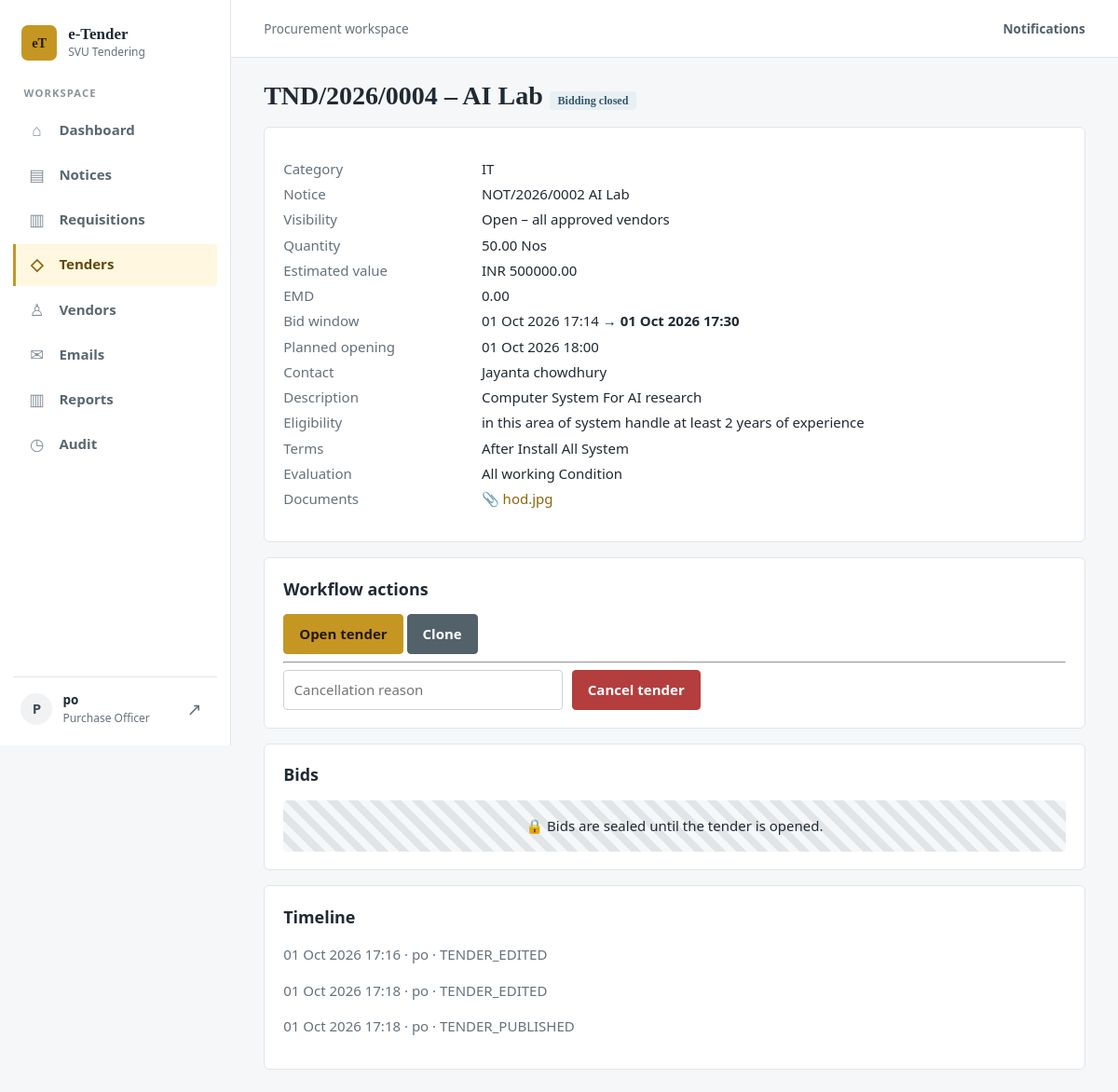
The page /tenders/4/ (signed in) on the database its author committed.
### accounts/models.py (models this page shows, shortened)
class User(AbstractUser):
    class Role(models.TextChoices):
        ADMIN = 'ADMIN', 'Admin'
        PO = 'PO', 'Purchase Officer'
        HOD = 'HOD', 'Head of Department'
        TC = 'TC', 'Technical Committee'
        FC = 'FC', 'Finance Committee'
        CFO = 'CFO', 'CFO'
        VENDOR = 'VENDOR', 'Vendor'
    email = models.EmailField(unique=True)
    role = models.CharField(max_length=10, choices=Role.choices, default=Role.VENDOR)
    phone = models.CharField(max_length=30, blank=True)
    email_verified = models.BooleanField(default=False)
    failed_attempts = models.PositiveIntegerField(default=0)
    locked_until = models.DateTimeField(null=True, blank=True)
    INTERNAL_ROLES = ('ADMIN', 'PO', 'HOD', 'TC', 'FC', 'CFO')

### tenders/models.py (models this page shows, shortened)
class Tender(models.Model):
    class Status(models.TextChoices):
        DRAFT = 'DRAFT', 'Draft'
        PUBLISHED = 'PUBLISHED', 'Published'
        BIDDING_OPEN = 'BIDDING_OPEN', 'Bidding open'
        BIDDING_CLOSED = 'BIDDING_CLOSED', 'Bidding closed'
        OPENED = 'OPENED', 'Opened'
        TECHNICAL_REVIEW = 'TECHNICAL_REVIEW', 'Technical review'
        TECHNICAL_APPROVED = 'TECHNICAL_APPROVED', 'Technically approved'
        FINANCE_REVIEW = 'FINANCE_REVIEW', 'Finance review'
        QUOTATION_VALIDATION = 'QUOTATION_VALIDATION', 'Quotation validation'
        CFO_REVIEW = 'CFO_REVIEW', 'CFO review'
        APPROVED = 'APPROVED', 'Approved (award pending)'
        AWARDED = 'AWARDED', 'Awarded'
        CLOSED = 'CLOSED', 'Closed'
        REJECTED = 'REJECTED', 'Rejected'
        SENT_BACK = 'SENT_BACK', 'Sent back'
        CANCELLED = 'CANCELLED', 'Cancelled'
    class Visibility(models.TextChoices):
        OPEN = 'OPEN', 'Open – all approved vendors'
        LIMITED = 'LIMITED', 'Limited – invited vendors only'
    tender_no = models.CharField(max_length=30, blank=True, unique=True)
    notice = models.ForeignKey(Notice, null=True, blank=True, on_delete=models.PROTECT, related_name='tenders')
    title = models.CharField(max_length=250)
    category = models.CharField(max_length=80)
    description = models.TextField('Description / specification')
    quantity = models.DecimalField(max_digits=14, decimal_places=2, default=1)
    unit = models.CharField(max_length=30, default='Nos')
    estimated_value = models.DecimalField(max_digits=16, decimal_places=2)
    currency = models.CharField(max_length=5, default='INR')
    emd_amount = models.DecimalField('EMD / security deposit', max_digits=14, decimal_places=2, default=0)
    eligibility = models.TextField(blank=True)
    terms = models.TextField('Payment & delivery terms / T&C', blank=True)
    evaluation_criteria = models.TextField(blank=True)
    contact_person = models.CharField(max_length=200, blank=True)
    visibility = models.CharField(max_length=8, choices=Visibility.choices, default=Visibility.OPEN)
    bid_start_at = models.DateTimeField()
    bid_end_at = models.DateTimeField()
    opening_at = models.DateTimeField()
    status = models.CharField(max_length=22, choices=Status.choices, default=Status.DRAFT)
    return_stage = models.CharField(max_length=10, blank=True)   # stage that rejected / sent back
    status_reason = models.TextField(blank=True)
    round = models.PositiveIntegerField(default=0)                # increments on each forward
    created_by = models.ForeignKey(User, on_delete=models.PROTECT, related_name='tenders_created')
    opened_by = models.ForeignKey(User, null=True, blank=True, on_delete=models.PROTECT, related_name='+')
    opened_at = models.DateTimeField(null=True, blank=True)
    created_at = models.DateTimeField(auto_now_add=True)
    class Meta:
        ordering = ['-created_at']
    def save(self, *a, **k):
        super().save(*a, **k)
        if not self.tender_no:
            self.tender_no = f'TND/{timezone.now().year}/{self.pk:04d}'
            super().save(update_fields=['tender_no'])
    def sync_status(self):
        if self.status in (self.Status.PUBLISHED, self.Status.BIDDING_OPEN):
            now = timezone.now()
            new = self.status
            if now >= self.bid_end_at:
                new = self.Status.BIDDING_CLOSED
            elif now >= self.bid_start_at:
                new = self.Status.BIDDING_OPEN
            if new != self.status:
                self.status = new
                self.save(update_fields=['status'])
        return self.status
    @property
    def accepting_bids(self):
        self.sync_status()
        now = timezone.now()
        return (self.status in (self.Status.PUBLISHED, self.Status.BIDDING_OPEN)
                and self.bid_start_at <= now < self.bid_end_at)
    @property
    def can_open(self):
        self.sync_status()
        return self.status == self.Status.BIDDING_CLOSED and timezone.now() >= self.bid_end_at
    @property
    def bids_visible(self):
        return self.opened_at is not None

class Notice(models.Model):
    class Status(models.TextChoices):
        DRAFT = 'DRAFT', 'Draft'
        PUBLISHED = 'PUBLISHED', 'Published'
        ARCHIVED = 'ARCHIVED', 'Archived'
    notice_no = models.CharField(max_length=30, blank=True, unique=True)
    title = models.CharField(max_length=250)
    description = models.TextField()
    status = models.CharField(max_length=10, choices=Status.choices, default=Status.DRAFT)
    attachment = models.FileField(upload_to='notices/', blank=True, validators=[validate_upload])
    created_by = models.ForeignKey(User, on_delete=models.PROTECT, related_name='notices')
    published_by = models.ForeignKey(User, null=True, blank=True, on_delete=models.PROTECT, related_name='+')
    published_at = models.DateTimeField(null=True, blank=True)
    created_at = models.DateTimeField(auto_now_add=True)
    class Meta:
        ordering = ['-created_at']
    def __str__(self):
        return f'{self.notice_no} {self.title}'

class TenderDocument(models.Model):
    tender = models.ForeignKey(Tender, on_delete=models.CASCADE, related_name='documents')
    file = models.FileField(upload_to='tender_docs/', validators=[validate_upload])
    uploaded_by = models.ForeignKey(User, on_delete=models.PROTECT)
    uploaded_at = models.DateTimeField(auto_now_add=True)
    @property
    def name(self):
        return self.file.name.split('/')[-1]

class AuditLog(models.Model):
    actor = models.ForeignKey(User, null=True, on_delete=models.SET_NULL)
    actor_name = models.CharField(max_length=150, blank=True)
    action = models.CharField(max_length=60)
    entity_type = models.CharField(max_length=40, blank=True)
    entity_id = models.CharField(max_length=40, blank=True)
    old_value = models.TextField(blank=True)
    new_value = models.TextField(blank=True)
    ip = models.GenericIPAddressField(null=True, blank=True)
    user_agent = models.CharField(max_length=250, blank=True)
    timestamp = models.DateTimeField(default=timezone.now)
    prev_hash = models.CharField(max_length=64, blank=True)
    hash = models.CharField(max_length=64, blank=True)
    class Meta:
        ordering = ['-id']

### tenders/views.py (the view)
# urls.py: path('tenders/<int:pk>/', v.tender_detail, name='tender_detail'),
@role_required('ADMIN', 'PO', 'HOD', 'TC', 'FC', 'CFO', 'VENDOR')
def tender_detail(request, pk):
    t = get_tender(request, pk)
    u = request.user
    ctx = {'t': t, 'extend_form': ExtendForm()}
    if u.role == 'VENDOR':
        TenderInvite.objects.filter(tender=t, vendor=u.vendor, viewed_at__isnull=True).update(viewed_at=timezone.now())
        ctx['my_bid'] = Bid.objects.filter(tender=t, vendor=u.vendor).first()
        ctx['award'] = getattr(t, 'award', None) if getattr(t, 'award', None) and t.award.vendor_id == u.vendor.pk else None
    else:
        ctx['bids'] = svc.live_bids(t) if t.bids_visible else None      # sealed until opened
        ctx['stmt'] = t.statements.exclude(status='SUPERSEDED').first()
        ctx['timeline'] = AuditLog.objects.filter(entity_type='Tender', entity_id=str(t.pk)).order_by('timestamp')
        ctx['forwards'] = t.forwards.prefetch_related('documents')
        ctx['approvals'] = t.approvals.select_related('approver')
    if t.bids_visible and u.role != 'VENDOR':
        rows = []
        for b in ctx['bids']:
            p = b.latest.get_payload()
            rows.append({'bid': b, 'p': p})
        ctx['opening_summary'] = rows
    return render(request, 'tenders/tender_detail.html', ctx)

### tenders/forms.py
class ExtendForm(forms.Form):
    new_end = forms.DateTimeField(widget=forms.DateTimeInput(**DT), input_formats=DT_FORMATS, label='New deadline')
    reason = forms.CharField(widget=forms.Textarea(attrs={'rows': 2}))

### tenders/context_processors.py (called while the page is built)
def globals(request):
    from django.conf import settings
    ctx = {'ORG_NAME': settings.ORG_NAME}
    u = getattr(request, 'user', None)
    if u is not None and u.is_authenticated:
        from .models import Notification
        ctx['unread_count'] = Notification.objects.filter(user=u, read_at__isnull=True).count()
    return ctx

### tenders/views.py (called while the page is built, shortened)
def tenders_for(user):
    qs = Tender.objects.all()
    if user.role in ('ADMIN', 'PO'):
        return qs

def get_tender(request, pk):
    t = get_object_or_404(tenders_for(request.user), pk=pk)       # 404 (not 403) for hidden tenders (T2/T18)
    t.sync_status()
    return t

### templates/tenders/tender_detail.html (shortened to what this page needs)
{% extends 'base.html' %}{% block content %}
<h1>{{ t.tender_no }} – {{ t.title }} <span class="badge info">{{ t.get_status_display }}</span></h1>
<div class="card"><dl class="kv"><dt>Category</dt><dd>{{ t.category }}</dd><dt>Notice</dt><dd>{{ t.notice|default:"—" }}</dd><dt>Visibility</dt><dd>{{ t.get_visibility_display }}</dd>
<dt>Quantity</dt><dd>{{ t.quantity }} {{ t.unit }}</dd><dt>Estimated value</dt><dd>{{ t.currency }} {{ t.estimated_value }}</dd><dt>EMD</dt><dd>{{ t.emd_amount }}</dd>
<dt>Bid window</dt><dd>{{ t.bid_start_at|date:"d M Y H:i" }} → <b>{{ t.bid_end_at|date:"d M Y H:i" }}</b> {% if t.accepting_bids %}<span class="badge ok" id="cd" data-end="{{ t.bid_end_at|date:'c' }}"></span>{% endif %}</dd>
<dt>Planned opening</dt><dd>{{ t.opening_at|date:"d M Y H:i" }}</dd><dt>Contact</dt><dd>{{ t.contact_person|default:"—" }}</dd>
<dt>Description</dt><dd>{{ t.description|linebreaksbr }}</dd><dt>Eligibility</dt><dd>{{ t.eligibility|linebreaksbr|default:"—" }}</dd><dt>Terms</dt><dd>{{ t.terms|linebreaksbr|default:"—" }}</dd><dt>Evaluation</dt><dd>{{ t.evaluation_criteria|linebreaksbr|default:"—" }}</dd>
<dt>Documents</dt><dd>{% for d in t.documents.all %}<a href="{% url 'download' 'tender' d.pk %}">📎 {{ d.name }}</a><br>{% empty %}—{% endfor %}</dd></dl></div>
{% if user.role == 'VENDOR' %}
<div class="card">{% if my_bid and my_bid.status != 'WITHDRAWN' %}<p>Your bid <b>{{ my_bid.receipt_no }}</b> (v{{ my_bid.current_version }}) – <span class="badge">{{ my_bid.get_status_display }}</span></p>{% endif %}
{% if t.accepting_bids %}<a class="btn" href="{% url 'bid_form' t.pk %}">{% if my_bid and my_bid.status != 'WITHDRAWN' %}Edit bid{% else %}Submit bid{% endif %}</a>{% else %}<span class="badge warn">Bidding is not open</span>{% endif %}</div>
{% if award %}<div class="card"><h2>🎉 Awarded to you</h2><p>Value: {{ t.currency }} {{ award.awarded_value }} – {{ award.get_status_display }}</p>
{% if award.status == 'SENT' %}<form method="post" action="{% url 'award_accept' t.pk %}">{% csrf_token %}<button class="ok btn">Accept award</button></form>{% endif %}</div>{% endif %}
{% else %}
<div class="card"><h2>Workflow actions</h2><div class="row">
{% if user.role == 'PO' %}
 <form method="post" action="{% url 'tender_action' t.pk %}">{% csrf_token %}
  {% if t.status == 'BIDDING_CLOSED' or t.status == 'PUBLISHED' or t.status == 'BIDDING_OPEN' %}<button name="action" value="open" >Open tender</button>{% endif %}
  <button name="action" value="clone" class="sec btn">Clone</button></form>
{% endif %}
</div>
{% if user.role == 'PO' and t.status != 'CANCELLED' and t.status != 'AWARDED' and t.status != 'CLOSED' %}<hr><form method="post" action="{% url 'tender_action' t.pk %}" class="row" onsubmit="return confirm('Cancel this tender?')">{% csrf_token %}<input type="hidden" name="action" value="cancel"><input name="reason" placeholder="Cancellation reason" style="max-width:300px" required><button class="bad btn">Cancel tender</button></form>{% endif %}
</div>
<div class="card"><h2>Bids</h2>
{% if opening_summary %}<p class="mut">Opened {{ t.opened_at|date:"d M Y H:i" }} by {{ t.opened_by }} · {{ opening_summary|length }} bid(s)</p>
<table><tr><th>Vendor</th><th>Price</th><th>Taxes</th><th>Delivery</th><th>Validity</th><th>Status</th><th>Files</th></tr>{% for r in opening_summary %}<tr><td>{{ r.bid.vendor }}</td><td>{{ r.p.price }}</td><td>{{ r.p.taxes }}</td><td>{{ r.p.delivery_days }} d</td><td>{{ r.p.validity_days }} d</td><td><span class="badge">{{ r.bid.get_status_display }}</span></td>
<td>{% if r.bid.latest.document %}<a href="{% url 'download' 'bid' r.bid.latest.pk %}">Doc</a>{% endif %} {% if r.bid.latest.emd_proof %}<a href="{% url 'download' 'emd' r.bid.latest.pk %}">EMD</a>{% endif %}</td></tr>{% endfor %}</table>
{% elif t.bids_visible %}<p class="mut">Opened – no bids were received.</p>{% else %}<div class="sealed">🔒 Bids are sealed until the tender is opened.</div>{% endif %}</div>
<div class="card"><h2>Timeline</h2>{% for l in timeline %}<p class="mut">{{ l.timestamp|date:"d M Y H:i" }} · {{ l.actor_name }} · {{ l.action }}</p>{% empty %}<p class="mut">—</p>{% endfor %}</div>
{% endif %}
{% endblock %}

### templates/base.html (shortened to what this page needs)
<!doctype html>
<html lang="en">
<head>
	{% load static %}<link rel="stylesheet" href="{% static 'css/style.css' %}">
</head>
<body>
{% if user.is_authenticated %}
<div class="app-shell">
	<aside class="sidebar">
		<a class="sidebar-brand" href="/">
			<span class="brand-mark" aria-hidden="true">eT</span>
			<span class="brand-copy"><strong>e-Tender</strong><small>{{ ORG_NAME }}</small></span>
		</a>
		<p class="sidebar-section-label">Workspace</p>
		<nav class="side-nav" aria-label="Main navigation">
			<a class="side-link{% if request.resolver_match.url_name == 'dashboard' %} active{% endif %}" href="{% url 'dashboard' %}"><span class="nav-icon" aria-hidden="true">⌂</span>Dashboard</a>
			<a class="side-link{% if request.resolver_match.url_name == 'notice_list' %} active{% endif %}" href="{% url 'notice_list' %}"><span class="nav-icon" aria-hidden="true">▤</span>Notices</a>
			{% if user.role == 'HOD' or user.role == 'PO' or user.role == 'ADMIN' %}<a class="side-link" href="{% url 'requisition_list' %}"><span class="nav-icon" aria-hidden="true">▥</span>Requisitions</a>{% endif %}
			<a class="side-link{% if request.resolver_match.url_name == 'tender_list' or request.resolver_match.url_name == 'tender_detail' %} active{% endif %}" href="{% url 'tender_list' %}"><span class="nav-icon" aria-hidden="true">◇</span>Tenders</a>
			{% if user.role == 'PO' or user.role == 'ADMIN' %}
			<a class="side-link{% if request.resolver_match.url_name == 'vendor_list' %} active{% endif %}" href="{% url 'vendor_list' %}"><span class="nav-icon" aria-hidden="true">♙</span>Vendors</a>
			<a class="side-link{% if request.resolver_match.url_name == 'email_log' %} active{% endif %}" href="{% url 'email_log' %}"><span class="nav-icon" aria-hidden="true">✉</span>Emails</a>
			{% endif %}
			{% if user.role == 'PO' or user.role == 'ADMIN' or user.role == 'CFO' %}
			<a class="side-link{% if request.resolver_match.url_name == 'reports' %} active{% endif %}" href="{% url 'reports' %}"><span class="nav-icon" aria-hidden="true">▥</span>Reports</a>
			{% endif %}
			{% if user.role != 'VENDOR' %}
			<a class="side-link{% if request.resolver_match.url_name == 'audit' %} active{% endif %}" href="{% url 'audit' %}"><span class="nav-icon" aria-hidden="true">◷</span>Audit</a>
			{% endif %}
		</nav>
		<div class="sidebar-spacer"></div>
		<div class="sidebar-user">
			<span class="user-avatar" aria-hidden="true">{{ user.username|slice:":1"|upper }}</span>
			<span class="user-copy"><strong>{{ user.username }}</strong><small>{{ user.get_role_display }}</small></span>
			<a class="signout-link" href="{% url 'logout' %}" aria-label="Sign out">↗</a>
		</div>
	</aside>
	<div class="app-main">
		<header class="topbar">
			<span class="topbar-context">Procurement workspace</span>
			<div class="topbar-actions">
				<a class="notifications-link" href="{% url 'notifications' %}">Notifications{% if unread_count %}<span class="notification-count">{{ unread_count }}</span>{% endif %}</a>
			</div>
		</header>
{% endif %}
<main>
	{% block content %}{% endblock %}
</main>
{% if user.is_authenticated %}</div></div>{% endif %}
</body>
</html>

### rows shown on the page
User: username "P", username "po", role "Purchase Officer"
Tender: tender_no "TND/2026/0004", title "AI Lab", status "Bidding closed", category "IT", notice "NOT/2026/0002 AI Lab", visibility "Open – all approved vendors", quantity "50.00", unit "Nos", currency "INR", estimated_value "500000.00", emd_amount "0.00", bid_start_at "01 Oct 2026 17:14", bid_end_at "01 Oct 2026 17:30", opening_at "01 Oct 2026 18:00", contact_person "Jayanta chowdhury", description "Computer System For AI research", eligibility "in this area of system handle at least 2 years of experience", terms "After Install All System", evaluation_criteria "All working Condition"
TenderDocument: name "hod.jpg"
AuditLog: timestamp "01 Oct 2026 17:16", actor_name "po", action "TENDER_EDITED"
AuditLog: timestamp "01 Oct 2026 17:18", actor_name "po", action "TENDER_EDITED"
AuditLog: timestamp "01 Oct 2026 17:18", actor_name "po", action "TENDER_PUBLISHED"

### other values the page prints
{{ ORG_NAME }} "SVU Tendering"
